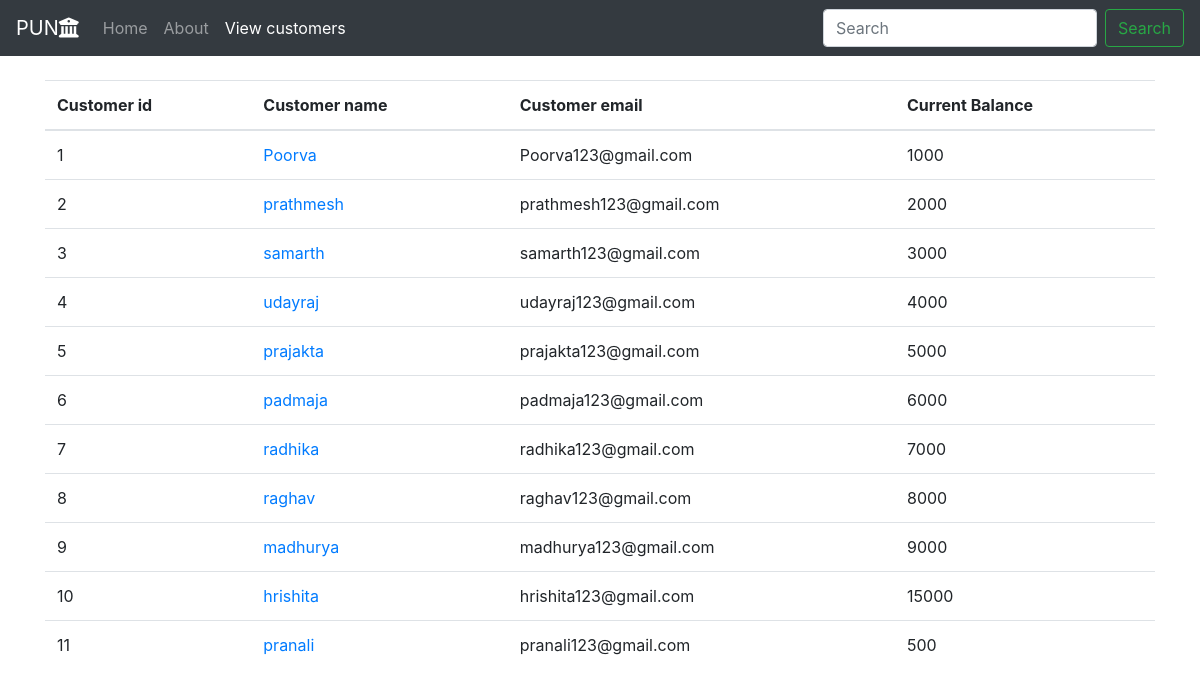
The page /customers.php on the database its author committed.
### tables this page shows
CREATE TABLE IF NOT EXISTS `customer` (
  `id` int(30) NOT NULL AUTO_INCREMENT,
  `name` varchar(255) NOT NULL,
  `email` varchar(255) NOT NULL,
  `CurrentBalance` int(30) NOT NULL,
  PRIMARY KEY (`id`)
);

### functions.php (the view)
<?php
$conn = mysqli_connect("localhost","root","Poorva@123", "banking");
function get_customer(){
    global $conn;
$get_customer="SELECT * FROM customer";
$run_customer=mysqli_query($conn, $get_customer);
While($row_customer=mysqli_fetch_array($run_customer)){
            $customer_id=$row_customer['id'];
            $customer_name = $row_customer['name'];
            $customer_email = $row_customer['email'];
            $customer_Balance = $row_customer['CurrentBalance'];
            echo
      "<tr>
            <td>$customer_id</td>
            <td><a href='details.php?customer_id=$customer_id'>$customer_name</a></td>
            <td>$customer_email </td>
            <td>$customer_Balance </td>
            </tr>
    ";
        }
    }
    ?>

### customers.php (shortened to what this page needs)
<!doctype html>
<html lang="en">
<?php
    include("functions.php");
?>
<head>
  <link rel="stylesheet" href="style.css">
  <link rel="stylesheet" href="https://cdn.jsdelivr.net/npm/bootstrap@4.5.3/dist/css/bootstrap.min.css"
>
  <link rel="stylesheet" href="https://stackpath.bootstrapcdn.com/font-awesome/4.7.0/css/font-awesome.min.css">
</head>
<body>
  <nav class="navbar navbar-expand-lg navbar-dark bg-dark ">
    <a class="navbar-brand" href="punb.php"></i>PUN<i class="fa fa-university" aria-hidden="true"></i></a>
    <div class="collapse navbar-collapse" id="navbarSupportedContent">
      <ul class="navbar-nav mr-auto">
        <li class="nav-item ">
          <a class="nav-link" href="index.php">Home <span class="sr-only">(current)</span></a>
        </li>
        <li class="nav-item">
          <a class="nav-link" href="about.php">About </a>
        </li>
        <li class="nav-item active ">
                    <a class="nav-link" href="customers.php"> View customers </a>
                </li>
      </ul>
      <form class="form-inline my-2 my-lg-0">
        <input class="form-control mr-sm-2" type="search" placeholder="Search" aria-label="Search">
        <button class="btn btn-outline-success my-2 my-sm-0" type="submit">Search</button>
      </form>
    </div>
  </nav>
    <br>
    <div class="container">
            <table class="table table-hover">
                <thead>
                    <tr>
                        <th scope="col">Customer id </th>
                        <th scope="col">Customer name </th>
                        <th scope="col">Customer email </th>
                        <th scope="col">Current Balance </th>
                    </tr>
                </thead>
                <tbody>
                    <?php
                        get_customer();
                    ?>
                </tbody>
            </table>
        </div>
</body>
</html>

### style.css (style rules this page uses)
.btn { text-align: center; border: 5px solid gray; border-radius: 30px; background-color: #555; }

### rows shown on the page
customer: id "1", name "Poorva", email "Poorva123@gmail.com", CurrentBalance "1000"
customer: id "2", name "prathmesh", email "prathmesh123@gmail.com", CurrentBalance "2000"
customer: id "3", name "samarth", email "samarth123@gmail.com", CurrentBalance "3000"
customer: id "4", name "udayraj", email "udayraj123@gmail.com", CurrentBalance "4000"
customer: id "5", name "prajakta", email "prajakta123@gmail.com", CurrentBalance "5000"
customer: id "6", name "padmaja", email "padmaja123@gmail.com", CurrentBalance "6000"
customer: id "7", name "radhika", email "radhika123@gmail.com", CurrentBalance "7000"
customer: id "8", name "raghav", email "raghav123@gmail.com", CurrentBalance "8000"
customer: id "9", name "madhurya", email "madhurya123@gmail.com", CurrentBalance "9000"
customer: id "10", name "hrishita", email "hrishita123@gmail.com", CurrentBalance "15000"
customer: id "11", name "pranali", email "pranali123@gmail.com", CurrentBalance "500"
